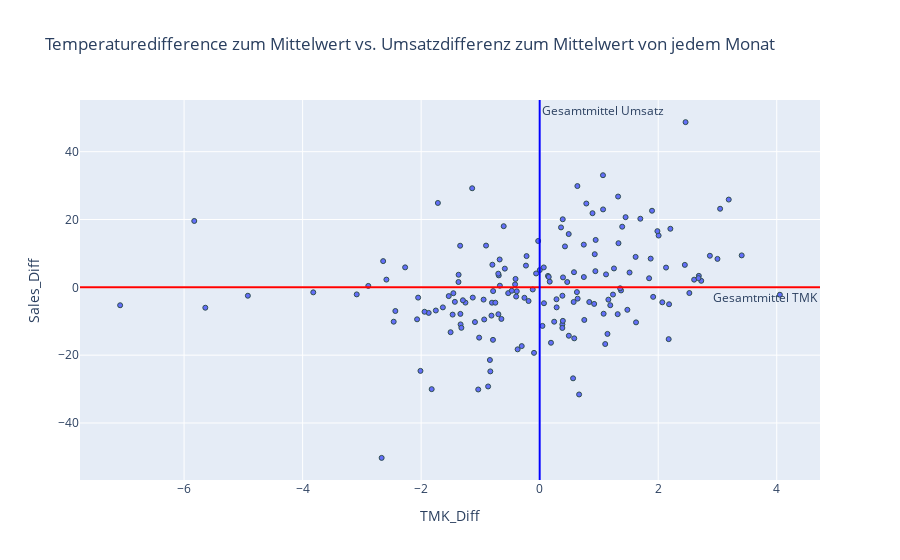

Source (notebook cell):
### Code cell
# mean of Temperature and Sales of each month
monthly_mean_tmk = sales_camping_wea_2010.groupby(sales_camping_wea_2010['Datum'].dt.month)['TMK'].mean()
monthly_mean_sales = sales_camping_wea_2010.groupby(sales_camping_wea_2010['Datum'].dt.month)['Umsatz'].mean()

sales_camping_wea_2010['Month'] = sales_camping_wea_2010['Datum'].dt.month
sales_camping_wea_2010['TMK_Monthly_Mean'] = sales_camping_wea_2010['Month'].map(monthly_mean_tmk)

sales_camping_wea_2010['Sales_Monthly_Mean'] = sales_camping_wea_2010['Month'].map(monthly_mean_sales)


# Temperature and Sales Difference (in Comparison to the mean value) of each month
sales_camping_wea_2010['TMK_Diff'] = sales_camping_wea_2010['TMK'] - sales_camping_wea_2010['TMK_Monthly_Mean']
sales_camping_wea_2010['Sales_Diff'] = sales_camping_wea_2010['Umsatz'] - sales_camping_wea_2010['Sales_Monthly_Mean']

fig = px.scatter(sales_camping_wea_2010, x='TMK_Diff', y='Sales_Diff',
                 hover_data={'Year': sales_camping_wea_2010['Datum'].dt.year, 'Monat': sales_camping_wea_2010['Month']}, 
                 title='Temperaturedifference zum Mittelwert vs. Umsatzdifferenz zum Mittelwert von jedem Monat')

# Linie für den Gesamtmittelwert von TMK (bei TMK-Differenz = 0)
fig.add_hline(y=0, line_color="red", annotation_text="Gesamtmittel TMK", annotation_position="bottom right")

# Linie für den Gesamtmittelwert von Umsatz (bei Umsatz-Differenz = 0)
fig.add_vline(x=0, line_color="blue", annotation_text="Gesamtmittel Umsatz", annotation_position="top right")

fig.update_traces(marker=dict(size=5, line=dict(width=1, color='DarkSlateGrey')),
                  selector=dict(mode='markers'))

fig.show()

### Figure 1 — Plotly figure (JSON) as saved in the notebook; plotly's stock layout.template omitted (floating-point values rounded to 4 significant figures; data arrays with more than 128 entries replaced by an {"elided": "..."} marker saying what was removed)
{"data": [{"customdata": {"elided": "162x2 int values"}, "hovertemplate": "TMK_Diff=%{x}<br>Sales_Diff=%{y}<br>Year=%{customdata[0]}<br>Monat=%{customdata[1]}<extra></extra>", "legendgroup": "", "marker": {"color": "#636efa", "line": {"color": "DarkSlateGrey", "width": 1}, "size": 5, "symbol": "circle"}, "mode": "markers", "name": "", "orientation": "v", "showlegend": false, "type": "scatter", "x": {"elided": "162 float values"}, "xaxis": "x", "y": {"elided": "162 float values"}, "yaxis": "y"}], "layout": {"annotations": [{"showarrow": false, "text": "Gesamtmittel TMK", "x": 1, "xanchor": "right", "xref": "x domain", "y": 0, "yanchor": "top", "yref": "y"}, {"showarrow": false, "text": "Gesamtmittel Umsatz", "x": 0, "xanchor": "left", "xref": "x", "y": 1, "yanchor": "top", "yref": "y domain"}], "legend": {"tracegroupgap": 0}, "shapes": [{"line": {"color": "red"}, "type": "line", "x0": 0, "x1": 1, "xref": "x domain", "y0": 0, "y1": 0, "yref": "y"}, {"line": {"color": "blue"}, "type": "line", "x0": 0, "x1": 0, "xref": "x", "y0": 0, "y1": 1, "yref": "y domain"}], "title": {"text": "Temperaturedifference zum Mittelwert vs. Umsatzdifferenz zum Mittelwert von jedem Monat"}, "xaxis": {"anchor": "y", "domain": [0, 1], "title": {"text": "TMK_Diff"}}, "yaxis": {"anchor": "x", "domain": [0, 1], "title": {"text": "Sales_Diff"}}}}
